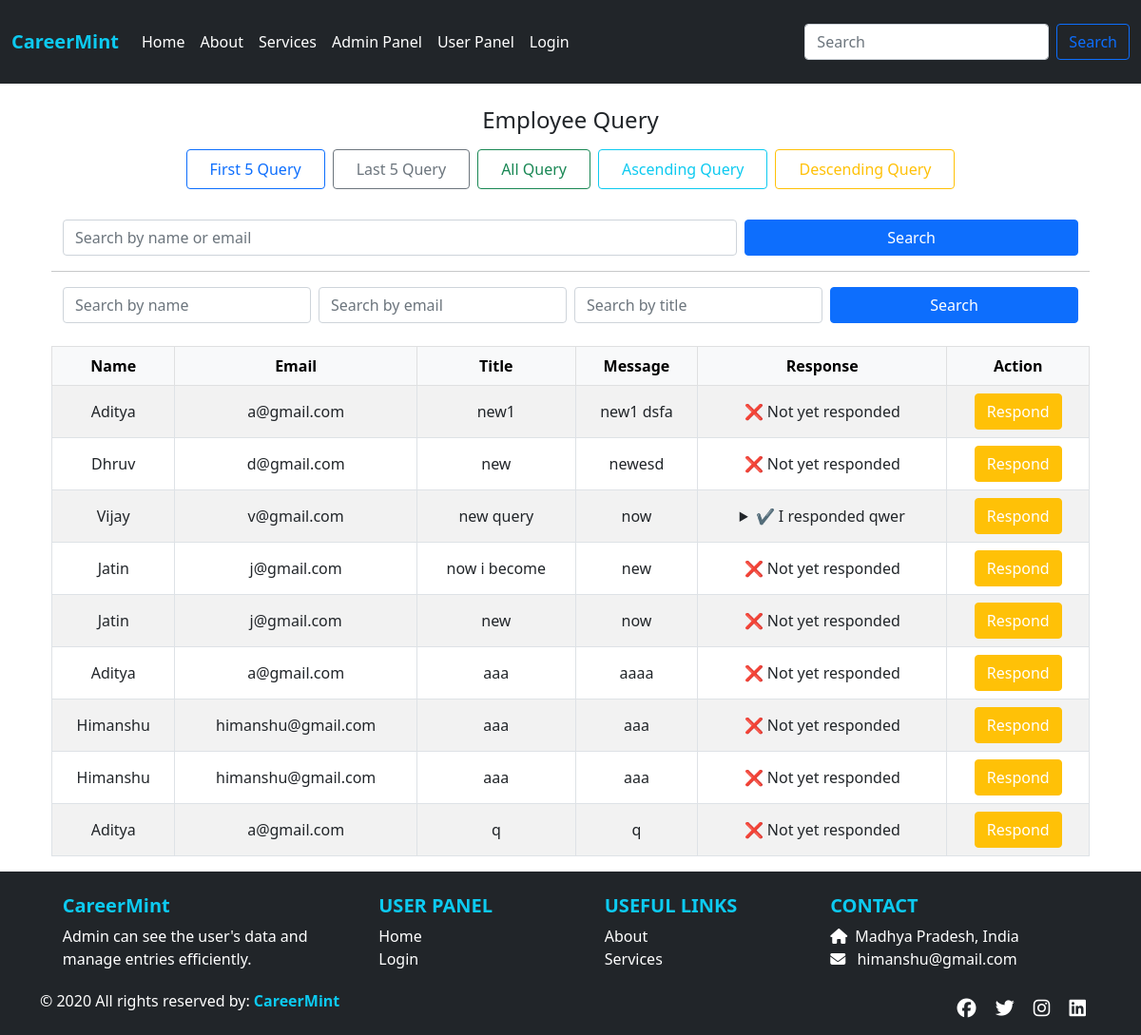
Before: /allquery/ with the older database file.
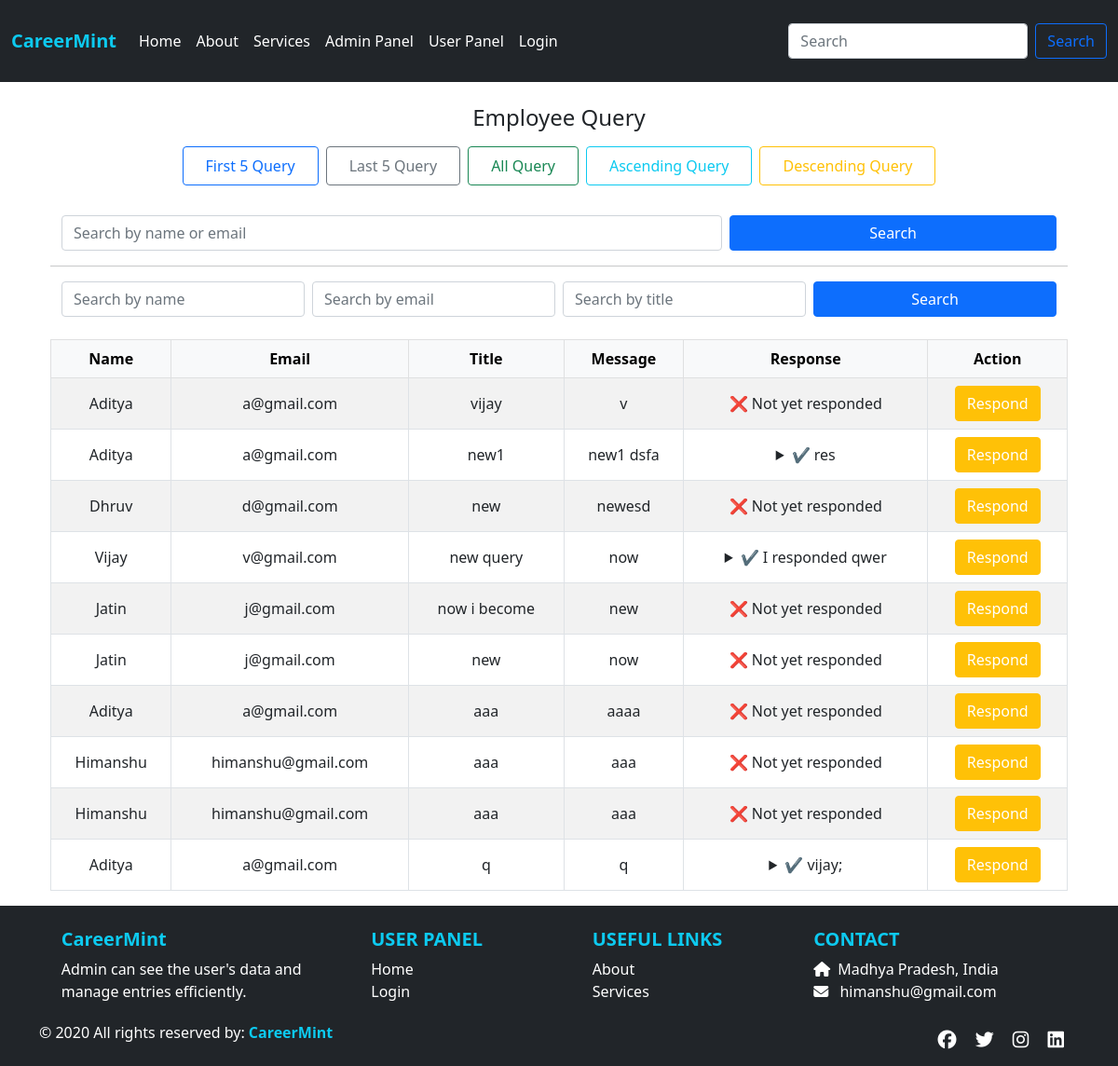
After: the same page with the newer database file.
### app/models.py (models this page shows, shortened)
class UserQuery(models.Model):
    stuname = models.CharField(max_length=100)
    stuemail = models.EmailField()
    title = models.CharField(max_length=255)
    message = models.TextField()
    response = models.TextField(blank=True, null=True)
    created_at = models.DateTimeField(auto_now_add=True)

### app/views.py (the view)
# urls.py: path('allquery/', views.allquery, name='allquery'),
def allquery(request):
    queries = UserQuery.objects.all().order_by('-created_at')
    return render(request, 'allquery.html', {'queries': queries})

### app/templates/allquery.html (shortened to what the changed rows need)
{% extends "base.html" %}
{% load static %}
{% block css %}
<link rel="stylesheet" href="{% static 'css/style.css' %}">
{% endblock %}
{% block content %}
<div class="container mt-4">
  <div class="table-responsive mt-4">
    <table class="table table-bordered table-striped align-middle text-center">
      <thead class="table-light">
        <tr>
          <th>Name</th>
          <th>Email</th>
          <th>Title</th>
          <th>Message</th>
          <th>Response</th>
          <th>Action</th>
        </tr>
      </thead>
      <tbody>
        {% if data %}
          {% for q in data %}
            <tr>
              <td>{{ q.stuname }}</td>
              <td>{{ q.stuemail }}</td>
              <td>{{ q.title }}</td>
              <td style="word-break: break-word;">{{ q.message }}</td>
              <td style="max-width: 300px;">
                {% if q.response %}
                  <details>
                    <summary style="cursor: pointer;">✔️ {{ q.response|truncatechars:50 }}</summary>
                    <div>{{ q.response }}</div>
                  </details>
                {% else %}
                  ❌ Not yet responded
                {% endif %}
              </td>
              <td>
                <a href="{% url 'queryres' q.pk %}" class="btn btn-warning text-white">Respond</a>
              </td>
            </tr>
          {% endfor %}
        {% elif queries %}
          {% for q in queries %}
            <tr>
              <td>{{ q.stuname }}</td>
              <td>{{ q.stuemail }}</td>
              <td>{{ q.title }}</td>
              <td style="word-break: break-word;">{{ q.message }}</td>
              <td style="max-width: 300px;">
                {% if q.response %}
                  <details>
                    <summary style="cursor: pointer;">✔️ {{ q.response|truncatechars:50 }}</summary>
                  </details>
                {% else %}
                  ❌ Not yet responded
                {% endif %}
              </td>
              <td>
                <a href="{% url 'queryres' q.pk %}" class="btn btn-warning text-white">Respond</a>
              </td>
            </tr>
          {% endfor %}
        {% else %}
          <tr>
            <td colspan="6">No queries found.</td>
          </tr>
        {% endif %}
      </tbody>
    </table>
  </div>
</div>
{% endblock %}

Changed rows visible on the page:
added UserQuery: stuname "Aditya", stuemail "a@gmail.com", title "vijay", message "v", shows "❌ Not yet responded"
changed UserQuery "new1": response (not shown) → "res"; response "❌ Not yet responded" → "✔️"
changed UserQuery: response (not shown) → "vijay;"; response "❌ Not yet responded" → "✔️"
